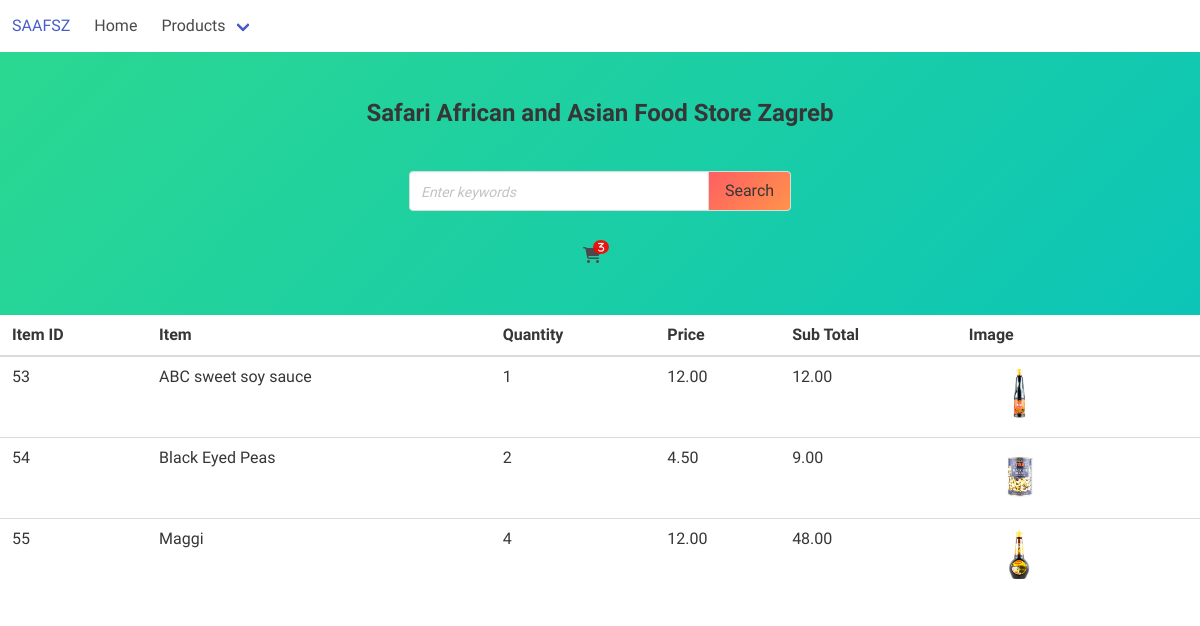
/view_orders/ (signed in), run on the app's committed database.
### core/models.py (models this page shows, shortened)
class OrderItem(models.Model):
    order = models.ForeignKey(Order, related_name='items', on_delete=models.CASCADE)
    product = models.ForeignKey(Products, related_name='order_items', on_delete=models.CASCADE)
    quantity = models.PositiveIntegerField(default=1)
    def get_cost(self):
        return self.product.price * self.quantity

class Products(models.Model):
    item_name = models.CharField(max_length=100)
    description = models.TextField()
    price = models.DecimalField(max_digits=10, decimal_places=2)
    stock = models.IntegerField()
    discount = models.BooleanField(default=False)
    discount_percentage = models.IntegerField()
    image = models.BinaryField(null=True, blank=1, editable=False)
    category = models.ForeignKey('ProductCategory', on_delete=models.CASCADE)
    sold = models.IntegerField(default=0)
    class Meta:
        ordering = ('item_name',)
        verbose_name_plural = 'Products'

### core/views.py (the view)
# urls.py: path('view_orders/', views.view_orders, name='view_orders'),
def view_orders(request):
    if request.user.is_authenticated:
        orders = Order.objects.filter(buyer_id_order=request.user)
        order_items = OrderItem.objects.filter(order=orders[0])
    else:
        print(request.session['order_id'])
        orders = Order.objects.filter(id= request.session['order_id'])
        order_items = OrderItem.objects.filter(order=orders[0])
    return render(request, 'view_orders.html', {'orders': orders, 'order_items': order_items})

### core/context_processors.py (called while the page is built, shortened)
def categories(request):
    return {
        'categories': ProductCategory.objects.all()
    }

def cart(request):
    if request.user.is_authenticated:
        print(request.user)
        try:
            cart = Cart.objects.get(user=request.user)
            print(cart.cartitem_set)
            cart = cart.cartitem_set.count()
            return {
                'cart': cart
            }
        except:
            return {
                'cart': 0
            }

### core/templatetags/custom_tags.py (called while the page is built)
@register.filter
def to_base64(value):
    return base64.b64encode(value).decode('utf-8')

### core/templates/view_orders.html (shortened to what this page needs)
{% extends 'layout/base.html' %}
{% load custom_tags %}
{% block content %}
<div class="table-container">
    <table class="table is-hoverable">
        <thead>
            <th>Item ID</th>
            <th>Item</th>
            <th>Quantity</th>
            <th>Price</th>
            <th>Sub Total</th>
            <th>Image</th>
        </thead>
        <tbody>
            {% for order in order_items %}
            <tr>
                <td>{{ order.id }}</td>
                <td>{{ order.product.item_name }}</td>
                <td>{{ order.quantity }}</td>
                <td>{{ order.product.price }}</td>
                <td>{{ order.get_cost }}</td>
                <td>
                    <img height="101" width="101">
                </td>
            </tr>
            {% endfor %}
        </tbody>
    </table>
</div>
{% endblock %}

### core/templates/layout/base.html (shortened to what this page needs)
{% load custom_tags %}
<!DOCTYPE html>
<html>
<head>
  <link rel="stylesheet" href="https://cdn.jsdelivr.net/npm/bulma@0.9.4/css/bulma.min.css">
</head>
<body>
  {% include 'includes/navigation.html' %}
  <section class="hero is-colorful">
    <div class="hero-body">
      <div class="container">
        <div class="logo-searchbar">
          <h1 class="title is-4">Safari African and Asian Food Store Zagreb</h1>
          <div class="field has-addons">
            <div class="control">
              <input class="input" type="text" placeholder="Enter keywords">
            </div>
            <div class="control">
              <a class="button is-colorful-btn">
                Search
              </a>
            </div>
          </div>
          <div class="cart">
            <span class="icon">
              <i class="fas fa-shopping-cart amt" value="{{cart}}"></i>
            </span>
          </div>
        </div>
      </div>
  </section>
  {% block content %}
  {% endblock %}
</body>
</html>

### core/templates/includes/navigation.html (shortened to what this page needs)
<nav class="navbar" role="navigation" aria-label="main navigation">
    <div class="navbar-brand">
        <a class="navbar-item" href="#">
            SAAFSZ
        </a>
    </div>
    <div id="navbarBasicExample" class="navbar-menu">
        <div class="navbar-start">
            <a class="navbar-item" href="/">
                Home
            </a>
            <div class="navbar-item has-dropdown is-hoverable">
                <a class="navbar-link">
                    Products
                </a>
            </div>
        </div>
    </div>
</nav>

### core/templates/layout/base.html (style rules this page uses)
html { overflow-y: hidden !important; }
body { height: 100vh; font-family: 'Andika', sans-serif; overflow-x: hidden !important; scroll-behavior: smooth; }
.logo-searchbar { display: flex; flex-direction: column; justify-content: center; align-items: center; gap: 20px; }
.is-colorful { background-image: linear-gradient(-45deg, #0cc5b7 0%, #2bd891 100%); }
.field.has-addons .control .input { width: 300px; }
.field.has-addons .control .input::placeholder { border-radius: 0; font-family: 'Andika', sans-serif; font-style: italic; font-size: 14px; }
.is-colorful-btn { background-image: linear-gradient(-45deg, #ff934b 0%, #ff5e62 100%) }
.cart { display: flex; flex-direction: row; gap: 10px; }
.amt:after { content: attr(value); font-size: 10px; color: #fff; background: red; border-radius: 50%; padding: 2px 5px; position: relative; left: -8px; top: -10px; opacity: 0.9; border: none !important; }

### core/templates/view_orders.html (style rules this page uses)
.table-container { overflow-x: auto !important; justify-content: center; }
.table { width: 100%; overflow-x: auto !important; }

### data on the page
OrderItem: id "53", product.item_name "ABC sweet soy sauce", quantity "1", product.price "12.00", get_cost "12.00"
OrderItem: id "54", product.item_name "Black Eyed Peas", quantity "2", product.price "4.50", get_cost "9.00"
OrderItem: id "55", product.item_name "Maggi", quantity "4", product.price "12.00", get_cost "48.00"
